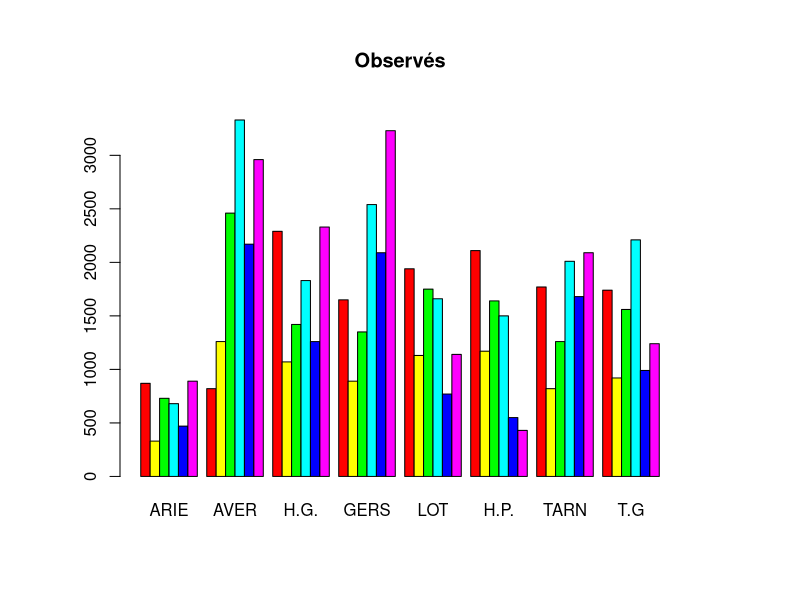
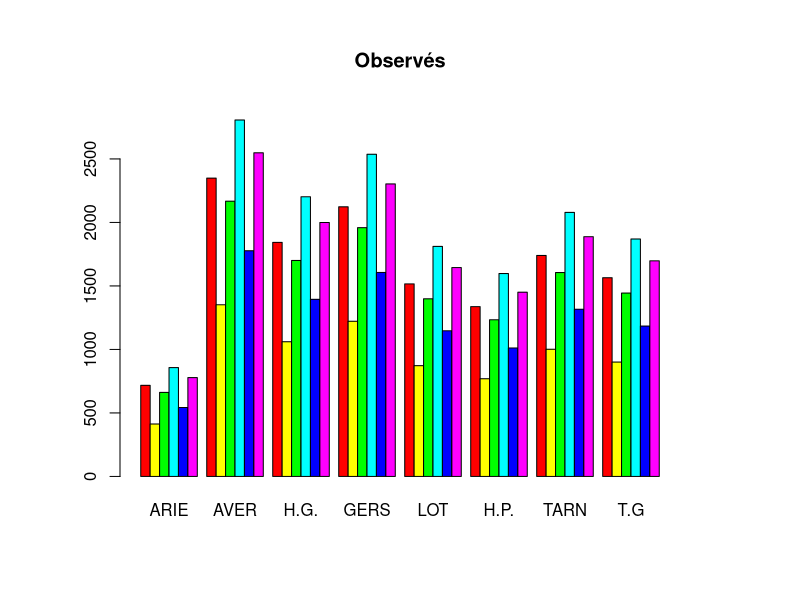

The R source for these figures, in order: (Note: this script raises an error after producing the figures.)
## ---- chunk 1
knitr::opts_chunk$set(echo = TRUE)
## ---- chunk 2
library(FactoMineR)

rm(list=ls())

depsau <- read.table("depsau.csv", sep=";",header=TRUE, row.names=c("X"))
## ---- chunk 3
n = sum(depsau)
print(c("l'étude porte sur",n,"exploitations"),quote=FALSE)
## ---- chunk 4
chi <- chisq.test(depsau)
chi$statistic
## ---- chunk 5
tobs <- sum((depsau - chi$expected)**2/chi$expected)
tobs
## ---- chunk 6
quantile <- qchisq(0.95,(dim(depsau)[1]-1)*(dim(depsau)[2]-1))
quantile
## ---- chunk 7
chi
## ---- chunk 8
par(mar =c(a=6,b=6,c=6,d=6))
barplot(t(chi$observed),beside = TRUE, col = rainbow(6),main = "Observés")
## ---- chunk 9
par(mar =c(a=6,b=6,c=6,d=6))
barplot(t(chi$expected),beside = TRUE, col = rainbow(6),main = "Observés")
## ---- chunk 10
contrib <- round(((depsau - chi$expected)**2/chi$expected) * 100/tobs,digits = 2)
## ---- chunk 11

## ---- chunk 12
prob <- depsau/n
## ---- chunk 13
marg.ligne <- apply(prob,MARGIN = 1,FUN = sum)
## ---- chunk 14
prof.ligne <- prob / marg.line
## ---- chunk 15
prof.ligne.moyen <- apply(prob,2,sum)
## ---- chunk 16
marg.col <- prof.ligne.moyen
## ---- chunk 17
prof.col <- t(t(prob) / marg.col) 
## ---- chunk 18
prof.col.moyen <- marg.ligne
## ---- chunk 19

res.depsau<-CA(depsau)

summary(res.depsau)

eig.val <- res.depsau$eig
barplot(eig.val[, 2], 
        names.arg = 1:nrow(eig.val), 
        main = "Variances Explained by Dimensions (%)",
        xlab = "Principal Dimensions",
        ylab = "Percentage of variances",
        col ="steelblue")
# Add connected line segments to the plot
#lines(x = 1:nrow(eig.val), eig.val[, 2], 
  #    type = "b", pch = 19, col = "red")

plot(res.depsau, invisible = "row")
plot(res.depsau, invisible = "col")
